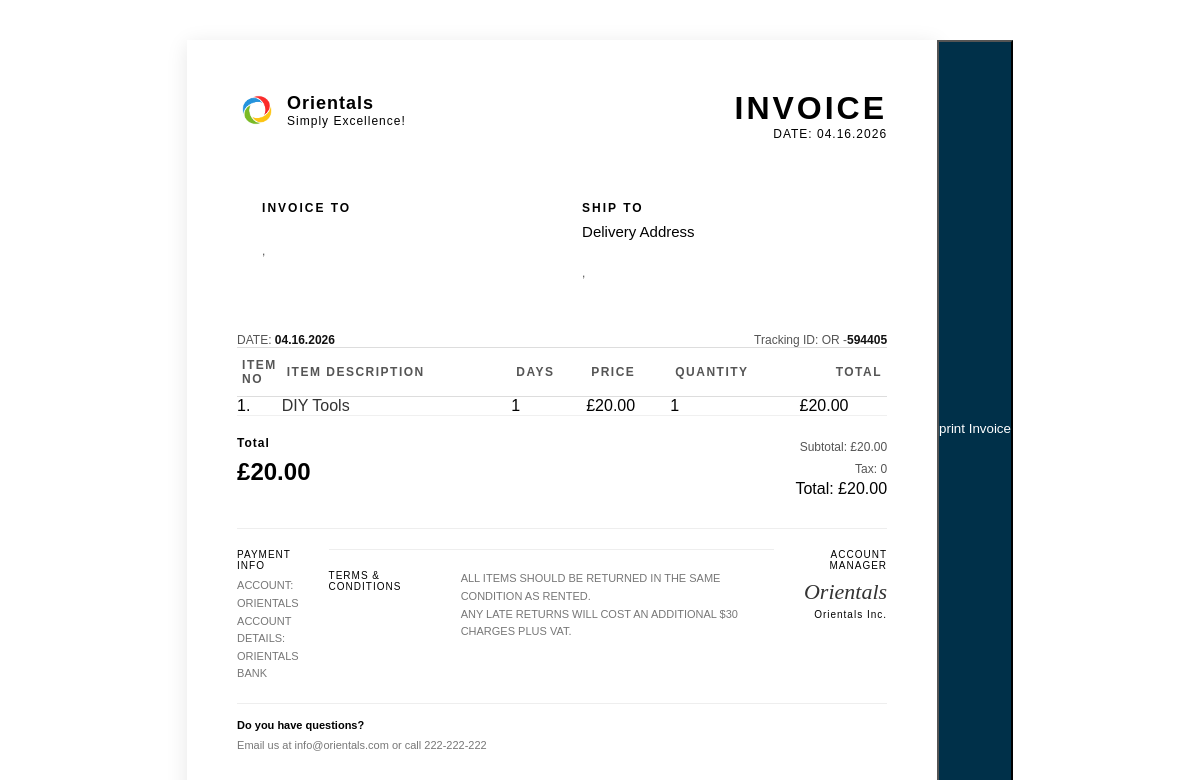
The app's page /user/invoice.php?id=51 with its own data.
### tables this page shows
CREATE TABLE `active_orders` (
  `id` int(11) NOT NULL,
  `User_id` int(11) NOT NULL,
  `item_id` int(11) DEFAULT NULL,
  `item_name` varchar(255) DEFAULT NULL,
  `quantity` int(10) DEFAULT NULL,
  `days` int(10) DEFAULT NULL,
  `total` decimal(10,2) DEFAULT NULL,
  `start_date` datetime DEFAULT NULL,
  `due_on` datetime DEFAULT NULL,
  `status` enum('active','returned','overdue','cancelled') DEFAULT 'active',
  `title` varchar(255) DEFAULT NULL,
  `rented_date` timestamp NOT NULL DEFAULT current_timestamp(),
  `tracking_id` int(6) DEFAULT NULL,
  `delivery_status` enum('warehouse','shipped','received') DEFAULT 'warehouse',
  `date_returned` timestamp NULL DEFAULT NULL,
  `approval_status` enum('pending','approved','rejected') DEFAULT 'pending'
);

CREATE TABLE `rentals` (
  `id` int(11) NOT NULL,
  `title` varchar(255) NOT NULL,
  `description` text DEFAULT NULL,
  `specification` text DEFAULT NULL,
  `category` varchar(100) DEFAULT NULL,
  `image` varchar(255) DEFAULT NULL,
  `price` decimal(10,2) DEFAULT NULL,
  `status` enum('available','unavailable','deleted') DEFAULT 'available',
  `created_at` timestamp NOT NULL DEFAULT current_timestamp(),
  `serial_no` varchar(200) DEFAULT NULL,
  `item_qty` int(10) DEFAULT NULL,
  `item_condition` enum('good','bad','new','poor','fair') DEFAULT NULL
);

### user/invoice.php (the view, shortened to what this page needs)
<?php session_start();
include("../config/db.php");
$id = $_GET['id'];
$user_query = mysqli_query($conn, "SELECT * FROM users WHERE id='{$_SESSION['user_id']}'");
$user = mysqli_fetch_assoc($user_query);
$table_query = mysqli_query($conn, "SELECT * FROM active_orders WHERE id='$id'");
$activeorder = mysqli_fetch_assoc($table_query);
$pricing_query = mysqli_query($conn, "SELECT * FROM rentals WHERE id='{$activeorder['item_id']}'");
$item = mysqli_fetch_assoc($pricing_query);
?>
<!DOCTYPE html>
<html lang="en">
<head>
  <link rel="stylesheet" href="../assets/css/invoice.css">
</head>
<body>
<div class="invoice">
    <div class="top">
        <div class="logo_company">
          <img src="../assets/image/logo_new.png" width="40" height="40">
          <div>
              <div class="oriental-name">Orientals</div>
              <div class="oriental-tag">Simply Excellence!</div>
          </div>
        </div>
        <div class="title">
            <h1>INVOICE</h1>
            <p>DATE: <?php echo date ('m.d.Y'); ?></p>
        </div>
    </div>
    <div class="Funds-bill">
        <div class="Funds-block">
            <div class="Funds-label">Invoice To</div>
            <div class="address">
                <?php echo $user['address']; ?><br>
                <?php echo $user['city']; ?>, <?php echo $user['postcode']; ?><br>
            </div>
        </div>
        <div class="Funds-block">
            <div class="Funds-label">Ship To</div>
            <div class="invoice-owner">Delivery Address</div>
            <div class="address">
                <?php echo $user['address']; ?><br>
                <?php echo $user['city']; ?>, <?php echo $user['postcode']; ?><br>
            </div>
        </div>
    </div>
    <div class="invoice-box">
        <div>DATE: <span><?php echo date ('m.d.Y'); ?></span></div>
        <div>Tracking ID: OR -<span><?php echo $activeorder['tracking_id']; ?></span></div>
    </div>
    <table>
        <thead>
              <tr>
                <th class="no-of-item">Item No</th>
                <th>Item Description</th>
                <th>Days</th>
                <th>Price</th>
                <th>Quantity</th>
                <th>Total</th>
              </tr>
        </thead>
      <tbody>
          <tr>
              <td class="no-of-item">1.</td>
              <td>
                  <div class="description_item"><?php echo $activeorder['title']; ?></div>
              </td>
              <td><?php echo $activeorder['days']; ?></td>
              <td>£<?php echo $item['price']; ?></td>
              <td><?php echo $activeorder['quantity']; ?></td>
              <td>£<?php echo $activeorder['total']; ?></td>
          </tr>
      </tbody>
    </table>
    <div class="total-items-section">
        <div>
          <div class="total-item">Total</div>
          <div class="amount">£<?php echo $activeorder['total']; ?></div>
        </div>
        <div class="breakdown">
          <div class="row-total"><span>Subtotal:  </span><span>£<?php echo $activeorder['total']; ?></span></div>
          <div class="row-total"><span>Tax:  </span><span>0</span></div>
          <div class="row-total-overall"><span>Total:  </span><span>£<?php echo $activeorder['total']; ?></span></div>
        </div>
    </div>
    <div class="footer">
        <div class="block-footer">
            <div class="label-footer">Payment Info</div>
            <div class="text-footer">
                Account: Orientals<br>
                Account Details: Orientals Bank
            </div>
        </div>
        <div class="footer">
            <div class="label-footer">Terms & Conditions</div>
            <div class="text-footer">
                All Items should be returned in the same condition as rented.<br>
                Any Late returns will cost an additional $30 charges plus VAT.
            </div>
        </div>
        <div class="sign">
            <div class="label-sign">Account Manager</div>
            <div class="label-sign-name">Orientals</div>
            <div class="signature">Orientals Inc.</div>
        </div>
      </div>
      <div class="FAQ">
          <p>Do you have questions?</p>
          <span>Email us at info@orientals.com or call 222-222-222</span>
      </div>
  </div>
    <button onclick="window.print()" class="print">print Invoice</button>
</body>
</html>

### assets/css/invoice.css (style rules this page uses)
* { margin: 0; padding: 0; box-sizing: border-box; font-family: "Arial", sans-serif; }
body { background: white; display: flex; justify-content: center; padding: 40px 20px; }
.invoice { background: white; width: 750px; padding: 50px; box-shadow: 0 4px 20px rgba(0,0,0,0.1); }
.top { display: flex; margin-bottom: 40px; justify-content: space-between; align-items: flex-start; }
.logo_company { align-items: center; gap: 10px; display: flex; }
.oriental-name { font-weight: 700; letter-spacing: 1px; font-size: 18px; }
.oriental-tag { letter-spacing: 1px; font-size: 12px; }
.title { text-align: right; }
.title h1 { font-size: 32px; font-weight: 900px; letter-spacing: 3px; }
.title p { font-size: 12px; letter-spacing: 1px; }
.Funds-bill { display: flex; padding: 20px 25px; gap: 40px; margin-bottom: 30px; }
.Funds-block { flex: 1; }
.Funds-label { margin-bottom: 8px; letter-spacing: 2px; font-size: 12px; font-weight: 700; text-transform: uppercase; }
.invoice-owner { font-size: 15px; margin-bottom: 5px; }
.address { font-size: 12px; line-height: 1.6; color: #555; }
.invoice-box { display: flex; color: #555; justify-content: space-between; font-size: 12px; color: #555; }
.invoice-box span { font-weight: 600; color: #111; }
table { margin-bottom: 20px; border-collapse: collapse; width: 100%; }
thead tr { border-top: 1px solid #ddd; border-bottom: 1px solid #ddd; }
thead th { letter-spacing: 1.5px; font-size: 12px; text-align: left; padding: 10px 5px; font-weight: 700; text-transform: uppercase; color: #555; }
thead th:last-child, tbody th:last-child { text-align: right; }
tbody tr { border-bottom: 1px solid #f0f0f0; }
.no-of-item { width: 20px; }
.description_item { color: #333; }
.total-items-section { display: flex; justify-content: space-between; align-items: flex-start; margin-bottom: 30px; }
.total-item { font-size: 12px; margin-bottom: 8px; letter-spacing: 1px; font-weight: 700; }
.amount { font-size: 24px; font-weight: 700; position: relative; display: inline-block; }
.breakdown { text-align: right; }
.row-total { font-size: 12px; gap: 60px; padding: 4px 0; justify-content: space-between; color: #555; }
.footer { display: flex; gap: 30px; padding-top: 20px; border-top: 1px solid #eee; margin-bottom: 20px; }
.block-footer { flex: 1; }
.label-footer { letter-spacing: 1px; font-size: 10px; margin-bottom: 6px; text-transform: uppercase; }
.text-footer { line-height: 1.6; color: #777; font-size: 11px; text-transform: uppercase; }
.sign { text-align: right; flex: 1; }
.label-sign { margin-bottom: 8px; font-size: 10px; letter-spacing: 1px; text-transform: uppercase; }
.label-sign-name { margin-bottom: 4px; font-style: italic; font-family: Georgia, serif; color: #333; font-size: 22px; }
.signature { font-size: 10px; letter-spacing: 1px; margin-bottom: 8px; }
.print { background: #003049; color: white; cursor: pointer; }
.FAQ { border-top: 1px solid #eee; margin-bottom: 15px; padding-top: 15px; }
.FAQ p { font-size: 11px; margin-bottom: 4px; font-weight: 700; }
.FAQ span { font-size: 11px; color:#777; }

### records on screen
active_orders: tracking "594405", title "DIY Tools", days "1", quantity "1", total "20.00"
rentals: price "20.00"

### other values on screen
date ('m.d.Y') "04.16.2026"
